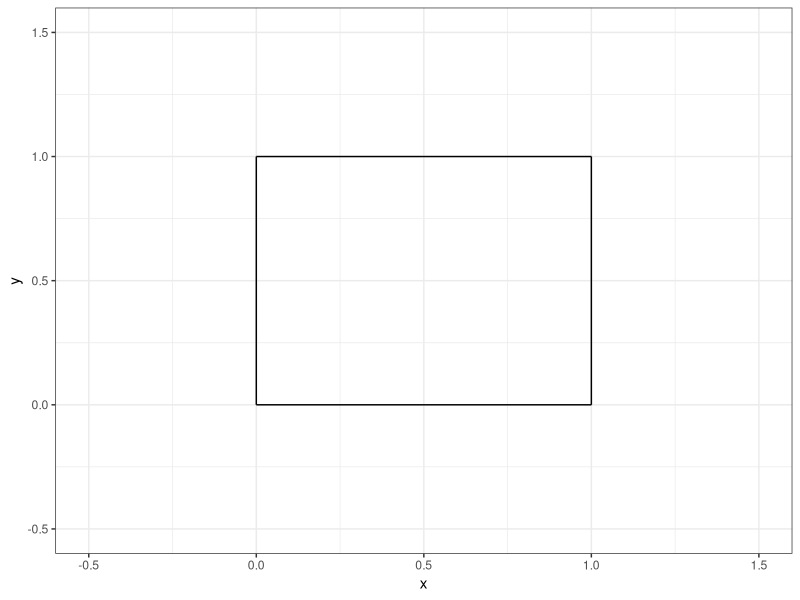
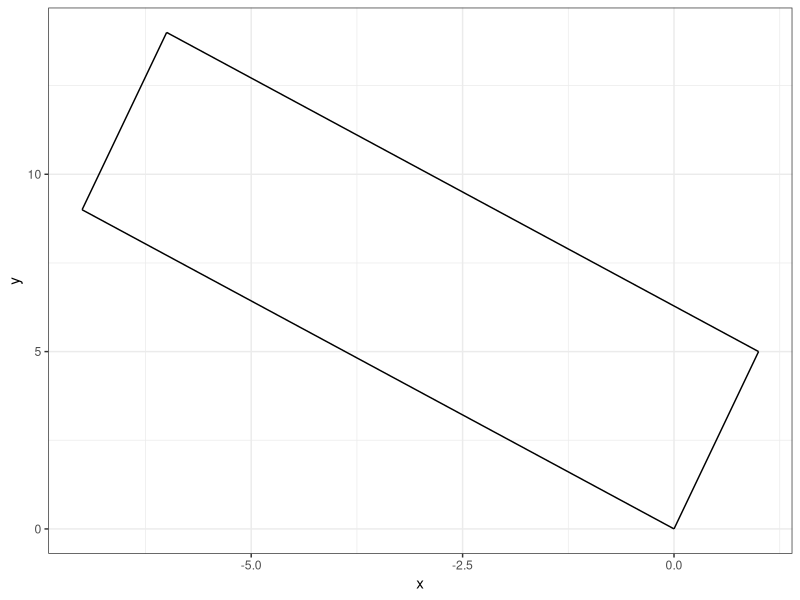
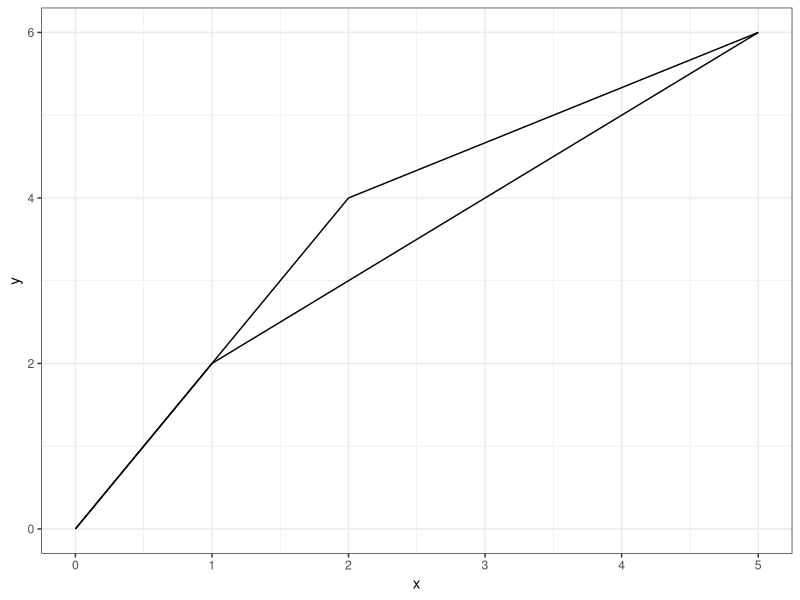
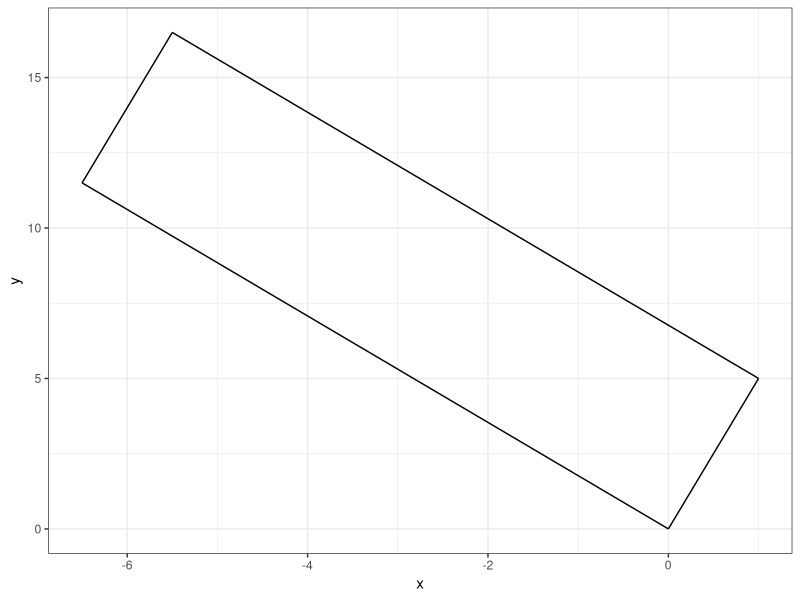
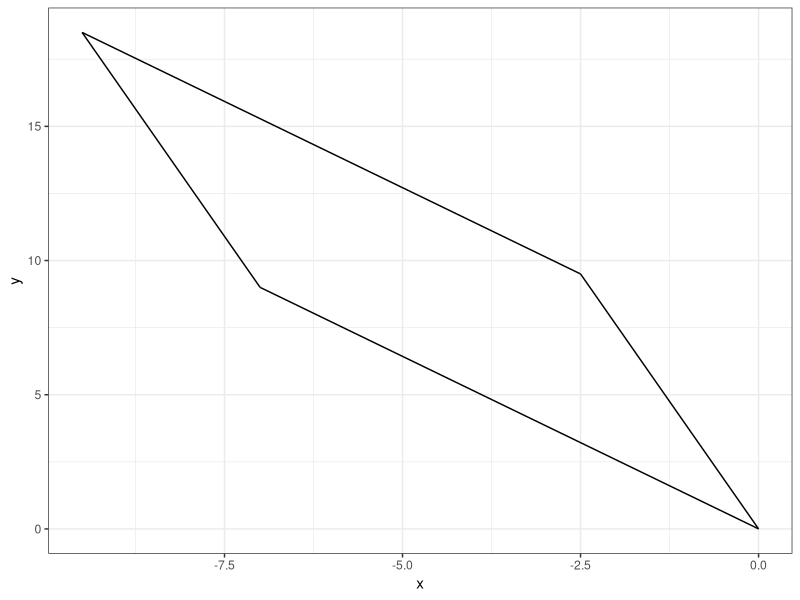
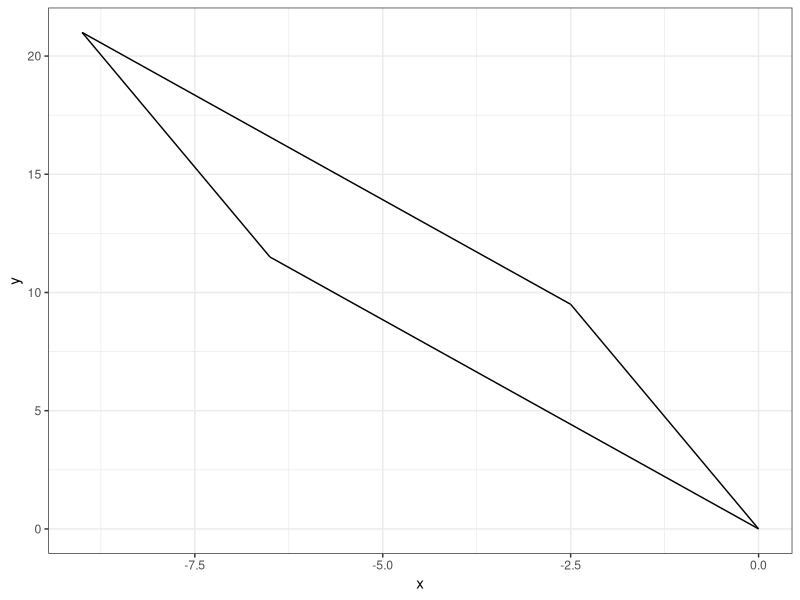
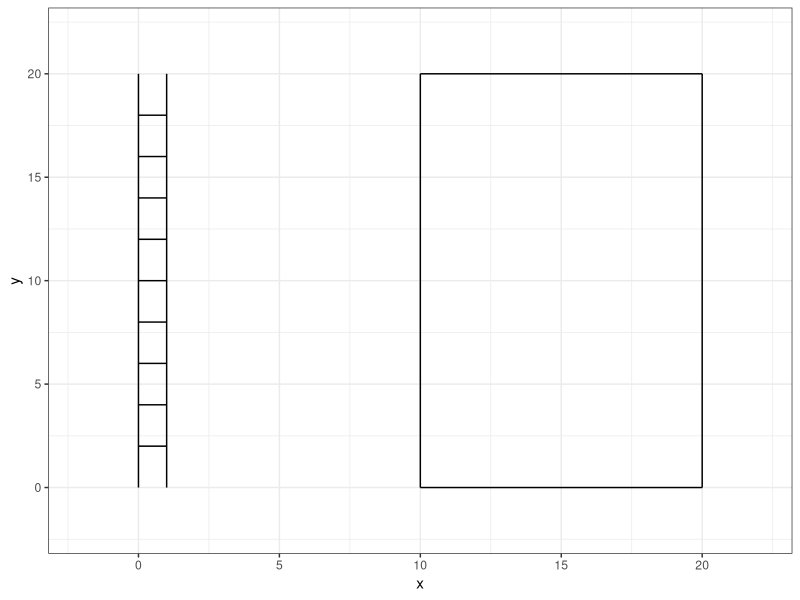
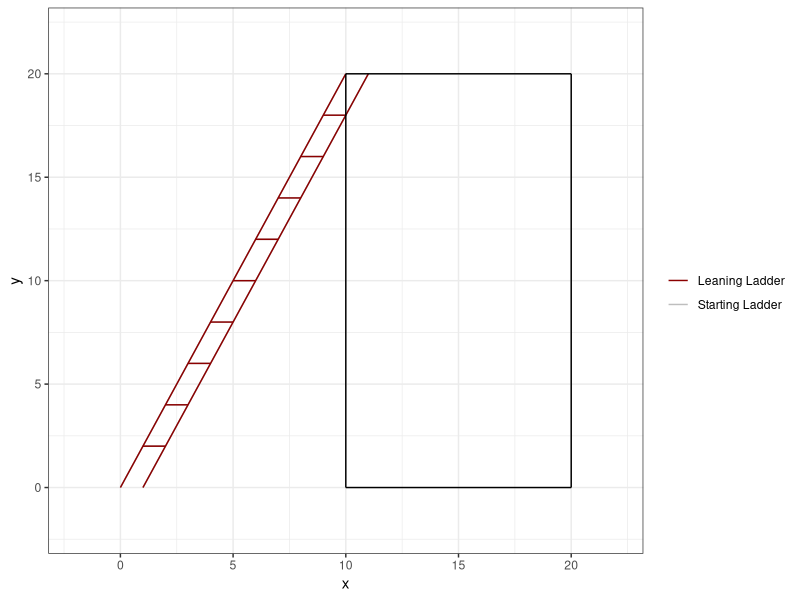

Here is the R script that generated these plots, in order:
## ---- chunk 1
#| echo: false

default_chunk_hook  <- knitr::knit_hooks$get("chunk")

latex_font_size <- c("Huge", "huge", "LARGE", "Large", 
                     "large", "normalsize", "small", 
                     "footnotesize", "scriptsize", "tiny")

knitr::knit_hooks$set(chunk = function(x, options) {
  x <- default_chunk_hook(x, options)
  if(options$size %in% latex_font_size) {
    paste0("\n \\", options$size, "\n\n", 
      x, 
      "\n\n \\normalsize"
    )
  } else {
    x
  }
})

## ---- chunk 2
#| label: load-packages
#| include: false
library(tidyverse)
## ---- chunk 3
#| label: fig-unitsquare
#| fig-cap: "The unit square."
#| fig-width: 3
#| fig-height: 3
#| scale: "80%"
#| fig-align: "center"
#| size: "scriptsize"
p0 <- c(0, 0)
p1 <- c(1, 0)
p2 <- c(1, 1)
p3 <- c(0, 1)
ggplot() +
  geom_segment(aes(x = p0[1], y = p0[2], xend = p1[1], yend = p1[2])) +
  geom_segment(aes(x = p1[1], y = p1[2], xend = p2[1], yend = p2[2])) +
  geom_segment(aes(x = p2[1], y = p2[2], xend = p3[1], yend = p3[2])) +
  geom_segment(aes(x = p3[1], y = p3[2], xend = p0[1], yend = p0[2])) +
  theme_bw() +
  xlim(-0.5, 1.5) +
  ylim(-0.5, 1.5) +
  labs(x = "x", y = "y")
## ---- chunk 4
(M=matrix(data=c(1, 0, 0, 1), nrow=2, ncol=2, byrow=T))
# storing M to use for part b
## ---- chunk 5
(A = matrix(data=c(1, -7, 5, 9), nrow=2, ncol=2, byrow=T))
## ---- chunk 6
(T = A%*%M)
## ---- chunk 7
(basis.vector1 = T[ , 1])
(basis.vector2 = T[ , 2])
## ---- chunk 8
p0 <- c(0, 0)
p1 <- c(1, 5)
p2 <- c(-6, 14)
p3 <- c(-7, 9)
## ---- chunk 9
#| label: fig-unitsquare2
#| fig-cap: "The unit square 2."
#| fig-width: 3
#| fig-height: 3
#| scale: "80%"
#| fig-align: "center"
#| size: "scriptsize"
ggplot() +
  geom_segment(aes(x = p0[1], y = p0[2], xend = p1[1], yend = p1[2])) +
  geom_segment(aes(x = p1[1], y = p1[2], xend = p2[1], yend = p2[2])) +
  geom_segment(aes(x = p2[1], y = p2[2], xend = p3[1], yend = p3[2])) +
  geom_segment(aes(x = p3[1], y = p3[2], xend = p0[1], yend = p0[2])) +
  theme_bw() +
  # xlim(-15, 15) +
  # ylim(-5, 25) +
  labs(x = "x", y = "y")
## ---- chunk 10
det(A)
## ---- chunk 11
(A = matrix(data = c(1, 2, 2, 4), nrow=2, ncol=2, byrow=T)) 
## ---- chunk 12
(T = A%*%M)
## ---- chunk 13
(basis.vector1 = T[ , 1])
(basis.vector2 = T[ , 2])
## ---- chunk 14
p0 = c(0, 0)
p1 = c(1, 2)
p2 = c(5, 6)
p3 = c(2, 4)
## ---- chunk 15
#| label: fig-unitsquare3
#| fig-cap: "The unit square 3."
#| fig-width: 3
#| fig-height: 3
#| scale: "80%"
#| fig-align: "center"
#| size: "scriptsize"
ggplot() +
  geom_segment(aes(x = p0[1], y = p0[2], xend = p1[1], yend = p1[2])) +
  geom_segment(aes(x = p1[1], y = p1[2], xend = p2[1], yend = p2[2])) +
  geom_segment(aes(x = p2[1], y = p2[2], xend = p3[1], yend = p3[2])) +
  geom_segment(aes(x = p3[1], y = p3[2], xend = p0[1], yend = p0[2])) +
  theme_bw() +
  # xlim(-15, 15) +
  # ylim(-5, 25) +
  labs(x = "x", y = "y")
## ---- chunk 16
det(A)
## ---- chunk 17
(M = matrix(data = c(1, 0.5, 0, 1), nrow=2, ncol=2, byrow=T))
(A = matrix(data = c(1, -7, 5, 9), nrow=2, ncol=2, byrow=T))
(T = A%*%M)
## ---- chunk 18
det(T)
## ---- chunk 19
p0 <- c(0, 0)
p1 <- c(1, 5)
p2 <- c(-5.5, 16.5)
p3 <- c(-6.5, 11.5)
## ---- chunk 20
#| label: fig-unitsquare4
#| fig-cap: "The unit square 4."
#| fig-width: 3
#| fig-height: 3
#| scale: "80%"
#| fig-align: "center"
#| size: "scriptsize"
ggplot() +
  geom_segment(aes(x = p0[1], y = p0[2], xend = p1[1], yend = p1[2])) +
  geom_segment(aes(x = p1[1], y = p1[2], xend = p2[1], yend = p2[2])) +
  geom_segment(aes(x = p2[1], y = p2[2], xend = p3[1], yend = p3[2])) +
  geom_segment(aes(x = p3[1], y = p3[2], xend = p0[1], yend = p0[2])) +
  theme_bw() +
  # xlim(-15, 15) +
  # ylim(-5, 25) +
  labs(x = "x", y = "y")
## ---- chunk 21
(M = matrix(data = c(1, 0, 0.5, 1), nrow=2, ncol=2, byrow=T))
(T = A%*%M)
## ---- chunk 22
det(T)
## ---- chunk 23
p0 <- c(0, 0)
p1 <- c(-2.5, 9.5)
p2 <- c(-9.5, 18.5)
p3 <- c(-7, 9)
## ---- chunk 24
#| label: fig-unitsquare5
#| fig-cap: "The unit square 5."
#| fig-width: 3
#| fig-height: 3
#| scale: "80%"
#| fig-align: "center"
#| size: "scriptsize"
ggplot() +
  geom_segment(aes(x = p0[1], y = p0[2], xend = p1[1], yend = p1[2])) +
  geom_segment(aes(x = p1[1], y = p1[2], xend = p2[1], yend = p2[2])) +
  geom_segment(aes(x = p2[1], y = p2[2], xend = p3[1], yend = p3[2])) +
  geom_segment(aes(x = p3[1], y = p3[2], xend = p0[1], yend = p0[2])) +
  theme_bw() +
  # xlim(-15, 15) +
  # ylim(-5, 25) +
  labs(x = "x", y = "y")
## ---- chunk 25
(M = matrix(data = c(1, 0.5, 0.5, 1), nrow=2, ncol=2, byrow=T))
(T = A%*%M)
## ---- chunk 26
det(T)
## ---- chunk 27
p0 <- c(0, 0)
p1 <- c(-2.5, 9.5)
p2 <- c(-9, 21)
p3 <- c(-6.5, 11.5)
## ---- chunk 28
#| label: fig-unitsquare6
#| fig-cap: "The unit square 6."
#| fig-width: 3
#| fig-height: 3
#| scale: "80%"
#| fig-align: "center"
#| size: "scriptsize"
ggplot() +
  geom_segment(aes(x = p0[1], y = p0[2], xend = p1[1], yend = p1[2])) +
  geom_segment(aes(x = p1[1], y = p1[2], xend = p2[1], yend = p2[2])) +
  geom_segment(aes(x = p2[1], y = p2[2], xend = p3[1], yend = p3[2])) +
  geom_segment(aes(x = p3[1], y = p3[2], xend = p0[1], yend = p0[2])) +
  theme_bw() +
  # xlim(-15, 15) +
  # ylim(-5, 25) +
  labs(x = "x", y = "y")
## ---- chunk 29
x = c(0,0,1,1,0,1,0,1,0,1,0,1,0,1,0,1,0,1,0,1,0,1)
y = c(0,20,0,20,2,2,4,4,6,6,8,8,10,10,12,12,14,14,16,16,18,18)
group = rep(1:11, each =2)
ladder = data.frame(col1 = x, col2 = y, col3 = group)
## ---- chunk 30
#| label: fig-ladder
#| fig-cap: "A ladder."
#| fig-width: 3
#| fig-height: 3
#| scale: "80%"
#| fig-align: "center"
#| size: "scriptsize"
ggplot() +
  geom_path(data = ladder, 
              aes(x = x, y = y, group = group)) +
                  geom_segment(aes(x = 10, xend = 10,
                   y=0, yend = 20))+
  geom_segment(aes(x = 10, xend = 20,
                   y=20, yend = 20))+
  geom_segment(aes(x = 20, xend = 20,
                   y=0, yend = 20))+
  geom_segment(aes(x = 10, xend = 20,
                   y=0, yend = 0)) +
  theme_bw() +
  xlim(-2,22) +
  ylim(-2,22)
## ---- chunk 31
A = as.matrix(ladder[, c("col1", "col2")])
M = matrix(data = c(1, 0, 0.5, 1), nrow=2, ncol=2, byrow=T)
(T = A%*%M)
## ---- chunk 32
x = T[ , 1]
y = T[ , 2]
leaning.ladder = data.frame(col1 = x, col2 = y, col3 = group)
## ---- chunk 33
#| label: fig-ladder2
#| fig-cap: "A ladder and a leaning ladder."
#| fig-width: 3
#| fig-height: 3
#| scale: "80%"
#| fig-align: "center"
#| size: "scriptsize"
ggplot() +
  geom_path(data = ladder, 
              aes(x = x, y = y, group = group, color = "Starting Ladder")) +
  geom_path(data = leaning.ladder, 
              aes(x = x, y = y, group = group, color = "Leaning Ladder")) +
  geom_segment(aes(x = 10, xend = 10,
                   y=0, yend = 20))+
  geom_segment(aes(x = 10, xend = 20,
                   y=20, yend = 20))+
  geom_segment(aes(x = 20, xend = 20,
                   y=0, yend = 20))+
  geom_segment(aes(x = 10, xend = 20,
                   y=0, yend = 0)) +
  theme_bw() +
  xlim(-2,22) +
  ylim(-2,22) +
  scale_color_manual("", values=c("darkred", "grey"))
